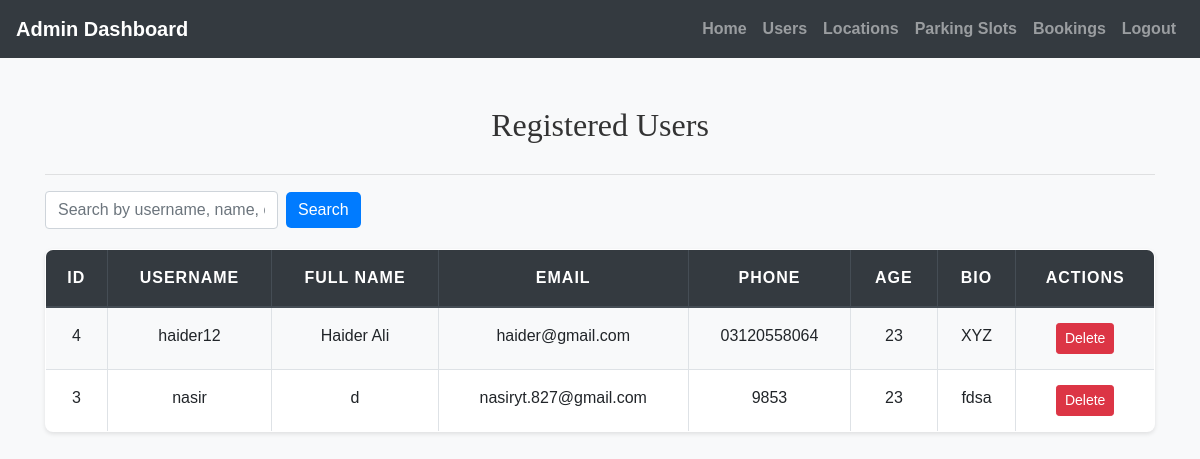
Page /admin/view_users.php (signed in) on the committed database.
### tables this page shows
CREATE TABLE `users` (
  `id` int(11) NOT NULL,
  `username` varchar(50) NOT NULL,
  `password` varchar(255) NOT NULL,
  `email` varchar(100) NOT NULL,
  `phone` varchar(20) NOT NULL,
  `age` int(11) DEFAULT NULL,
  `full_name` varchar(255) NOT NULL,
  `bio` text DEFAULT NULL
);

### admin/view_users.php (the view, shortened to what this page needs)
<?php
include('config.php');
$search = "";
if (isset($_GET['search'])) {
    $search = mysqli_real_escape_string($conn, $_GET['search']);
    $query = "SELECT * FROM users
              WHERE username LIKE '%$search%'
              OR email LIKE '%$search%'
              OR full_name LIKE '%$search%'
              ORDER BY id DESC";
} else {
    $query = "SELECT * FROM users ORDER BY id DESC";
}
$result = mysqli_query($conn, $query);
?>
<!DOCTYPE html>
<html>
<head>
    <link rel="stylesheet" href="https://maxcdn.bootstrapcdn.com/bootstrap/4.5.2/css/bootstrap.min.css">
    <link rel="stylesheet" href="../css/style.css">
</head>
<body>
<?php include('admin_navbar.php'); ?>
<div class="container mt-5">
    <h2>Registered Users</h2>
    <hr>
    <div class="d-flex justify-content-between mb-3">
        <form method="GET" class="form-inline">
            <input type="text" name="search" value="<?= htmlspecialchars($search) ?>" class="form-control mr-2" placeholder="Search by username, name, or email">
            <button type="submit" class="btn btn-primary">Search</button>
        </form>
    </div>
    <table class="table table-bordered table-striped">
        <thead class="thead-dark">
            <tr>
                <th>ID</th>
                <th>Username</th>
                <th>Full Name</th>
                <th>Email</th>
                <th>Phone</th>
                <th>Age</th>
                <th>Bio</th>
                <th>Actions</th>
            </tr>
        </thead>
        <tbody>
        <?php if (mysqli_num_rows($result) > 0): ?>
            <?php while ($row = mysqli_fetch_assoc($result)) { ?>
                <tr>
                    <td><?= $row['id'] ?></td>
                    <td><?= htmlspecialchars($row['username']) ?></td>
                    <td><?= htmlspecialchars($row['full_name']) ?></td>
                    <td><?= htmlspecialchars($row['email']) ?></td>
                    <td><?= htmlspecialchars($row['phone']) ?></td>
                    <td><?= htmlspecialchars($row['age']) ?></td>
                    <td><?= htmlspecialchars($row['bio']) ?></td>
                    <td>
                        <a href="view_users.php?delete=<?= $row['id'] ?>" class="btn btn-danger btn-sm" onclick="return confirm('Are you sure you want to delete this user?');">Delete</a>
                    </td>
                </tr>
            <?php } ?>
        <?php else: ?>
            <tr><td colspan="8" class="text-center">No Users Found</td></tr>
        <?php endif; ?>
        </tbody>
    </table>
</div>
</body>
</html>

### css/style.css (style rules this page uses)
body { background-color: #f8f9fa; font-family: 'Arial', sans-serif; color: #333; line-height: 1.6; }
h1, h2, h3, h4 { text-align: center; margin-top: 30px; margin-bottom: 30px; font-family: 'Georgia', serif; }
.container { margin-bottom: 40px; }
.table { width: 100%; border-collapse: collapse; margin-top: 20px; font-size: 16px; background-color: #ffffff; border-radius: 8px; overflow: hidden; box-shadow: 0 2px 4px rgba(0, 0, 0, 0.1); }
.table th, .table td { padding: 15px; border: 1px solid #dee2e6; text-align: center; }
.table thead th { background-color: #004d4d; color: white; font-weight: bold; text-transform: uppercase; letter-spacing: 1px; }
.table tbody tr:nth-child(odd) { background-color: #f8f9fa; }
.btn-primary { color: #fff; border: none; border-radius: 5px; cursor: pointer; transition: background-color 0.3s ease; }
a { color: #006666; text-decoration: none; font-weight: bold; }

### rows in the picture
users: id "4", username "haider12", full_name "Haider Ali", email "haider@gmail.com", phone "03120558064", age "23", bio "XYZ"
users: id "3", username "nasir", full_name "d", email "nasiryt.827@gmail.com", phone "9853", age "23", bio "fdsa"
